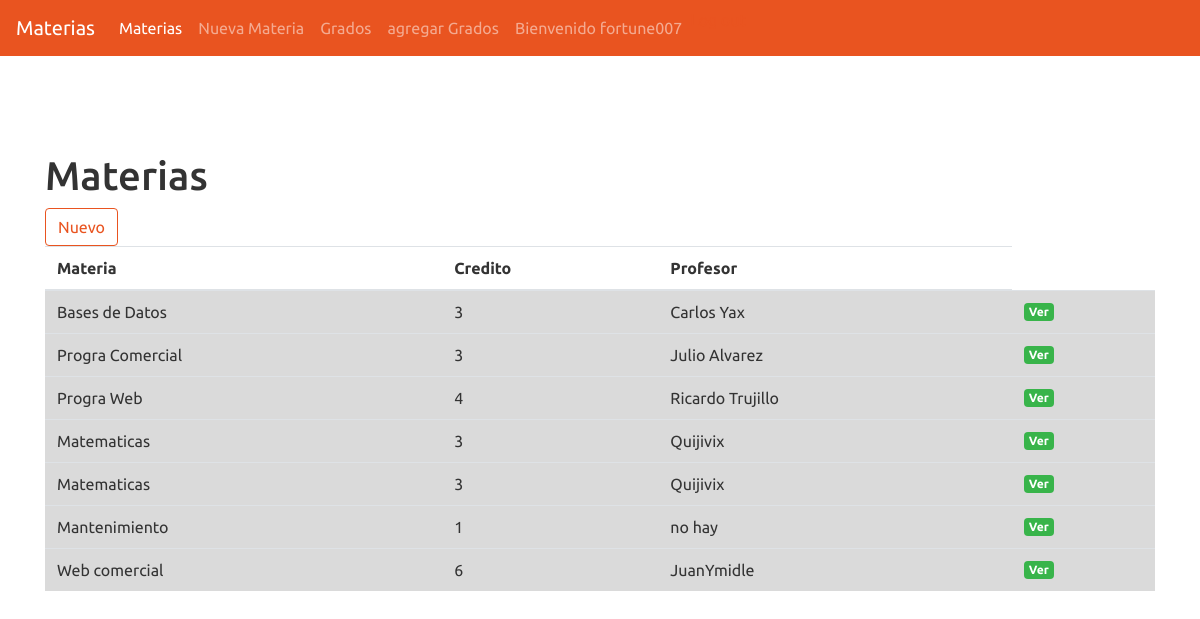
Screenshot of /materia/listar/ (signed in) with the database file from the repository.
### examen/models.py (models this page shows, shortened)
class Materia(models.Model):
    materia              = models.CharField(max_length=60)
    creditos             = models.IntegerField()
    profesor             = models.CharField(max_length=60)      #Para facilitar la aplicacion use profesor como atributo y no como tabla

### examen/views.py (the view)
# urls.py: url(r'^materia/listar/$', views.listar_materia, name='listar_materia'),
def listar_materia(request):
    materia = Materia.objects.all()
    return render(request, 'examen/listarmaterias.html', {'materia': materia})

### examen/templates/examen/listarmaterias.html
{% extends 'examen/post_list.html' %}
{% block content %}
<br>
<br>
<h1>Materias</h1>
<a  class="btn btn-outline-primary" href="{%url 'crear_materia'%}"> Nuevo </a>
<table class="table table-hover">
    <thead>
      <tr>
        <th scope="col">Materia</th>
        <th scope="col">Credito</th>
        <th scope="col">Profesor</th>
      </tr>
    </thead>
        {% for materias in materia %}
        <tr class="table-active">
            <td>{{ materias.materia }} </td>
            <td>{{ materias.creditos }}</td>
            <td>{{ materias.profesor }}</td>
            <td><a class="badge badge-success" href=""> Ver </a> </td>
          </tr>
        {% endfor %}
</table>
{% endblock %}

### examen/templates/examen/post_list.html (shortened to what this page needs)
{% load static %}
<html>
    <head>
        <link rel="stylesheet" href="{% static 'css/style.css' %}">
    </head>
    <body>
            <nav class="navbar navbar-expand-lg navbar-dark bg-primary">
                    <a class="navbar-brand" href=""> Materias</a>
                    <div class="collapse navbar-collapse" id="navbarColor01">
                      <ul class="navbar-nav mr-auto">
                        <li class="nav-item active">
                          <a class="nav-link" href="{%url 'listar_materia'%}" class="top-menu"><span class="glyphicon glyphicon-list">  Materias </span></a>
                        </li>
                        {% if user.is_authenticated %}
                        <li class="nav-item">
                            <a class="nav-link" href="{%url 'crear_materia'%}" ><span class="glyphicon glyphicon-list">Nueva Materia</span></a>
                        </li>
                        <li class="nav-item">
                            <a class="nav-link" href="{%url 'listar_grados'%}" ><span class="glyphicon glyphicon-list">Grados</span></a>
                        </li>
                        <li class="nav-item">
                            <a class="nav-link" href="{%url 'grados_new'%}" ><span class="glyphicon glyphicon-list">agregar Grados</span></a>
                        </li>
                        <a class="nav-link"> Bienvenido {{ user.username }} <a nav-link href="">Log out</a></a>
                        {% else %}
                        <a href="{% url 'login' %}" class="top-menu"><span class="glyphicon glyphicon-lock">Login</span></a>
                        {% endif %}
                      </ul>
                    </div>
                  </nav>
                <br>
                <br>
                <div class="content container">
                        {% block content %}
                        {% endblock %}
                </div>
    </body>
</html>

### rows the page displays
Materia: materia "Bases de Datos", creditos "3", profesor "Carlos Yax"
Materia: materia "Progra Comercial", creditos "3", profesor "Julio Alvarez"
Materia: materia "Progra Web", creditos "4", profesor "Ricardo Trujillo"
Materia: materia "Matematicas", creditos "3", profesor "Quijivix"
Materia: materia "Matematicas", creditos "3", profesor "Quijivix"
Materia: materia "Mantenimiento", creditos "1", profesor "no hay"
Materia: materia "Web comercial", creditos "6", profesor "JuanYmidle"

### other values shown
{{ user.username }} "fortune007"
